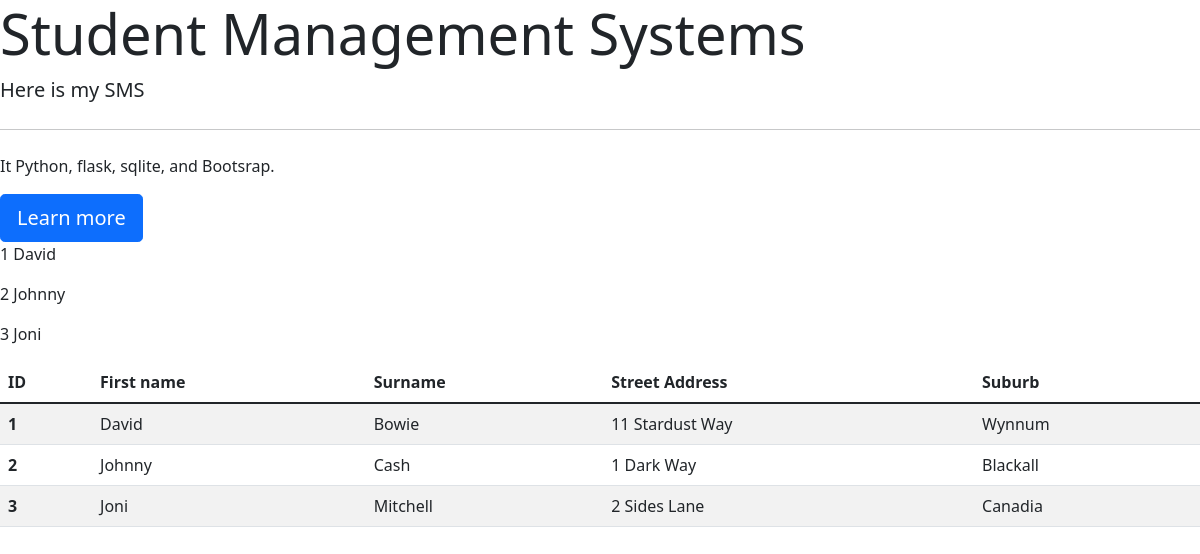
The page /home on the database its author committed.
### tables this page shows
CREATE TABLE contact
(id INTEGER PRIMARY KEY AUTOINCREMENT,
firstname TEXT,
lastname TEXT,
street_address TEXT,
suburb TEXT
);

### app.py (the view)
@app.route('/')
@app.route('/home')
def home_page():
    student_data = query_contact_details()
    return render_template('home.html', student_data=student_data)

### app.py (called while the page is built)
def query_contact_details():
    connie = sqlite3.connect(db_locale)
    c = connie.cursor()
    c.execute("""
    SELECT * FROM contact
    """)
    student_data = c.fetchall()
    return student_data

### templates/home.html (shortened to what this page needs)
<!doctype html>
<html lang="en">
  <head>
    <link href="https://cdn.jsdelivr.net/npm/bootstrap@5.1.3/dist/css/bootstrap.min.css" rel="stylesheet">
  </head>
  <body>
    <div class="jumbotron">
  <h1 class="display-4">Student Management Systems</h1>
  <p class="lead"> Here is my SMS</p>
  <hr class="my-4">
  <p>It Python, flask, sqlite, and Bootsrap.</p>
  <a class="btn btn-primary btn-lg" href="#" role="button">Learn more</a>
</div>
{% for student in student_data %}
<p>{{ student[0] }} {{ student[1] }}</p>
{% endfor %}
<table class="table table-striped">
    <thead>
    <tr>
        <th scope="col">ID</th>
        <th scope="col">First name</th>
        <th scope="col">Surname</th>
        <th scope="col">Street Address</th>
        <th scope="col">Suburb</th>
    </tr>
    </thead>
    <tbody>
    {% for student in student_data %}
    <tr>
      <th scope="row">{{ student[0] }}</th>
      <td>{{ student[1] }}</td>
      <td>{{ student[2] }}</td>
      <td>{{ student[3] }}</td>
      <td>{{ student[4] }}</td>
    </tr>
    {% endfor %}
    </tbody>
</table>
  </body>
</html>

### rows shown on the page
contact: id "1", firstname "David", lastname "Bowie", street_address "11 Stardust Way", suburb "Wynnum"
contact: id "2", firstname "Johnny", lastname "Cash", street_address "1 Dark Way", suburb "Blackall"
contact: id "3", firstname "Joni", lastname "Mitchell", street_address "2 Sides Lane", suburb "Canadia"
